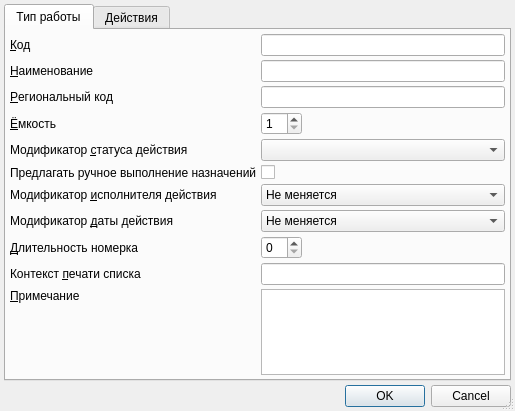
<?xml version="1.0" encoding="UTF-8"?>
<ui version="4.0">
 <class>ItemEditorDialog</class>
 <widget class="QDialog" name="ItemEditorDialog">
  <property name="geometry">
   <rect>
    <x>0</x>
    <y>0</y>
    <width>515</width>
    <height>411</height>
   </rect>
  </property>
  <property name="windowTitle">
   <string>Тип работы</string>
  </property>
  <property name="sizeGripEnabled">
   <bool>true</bool>
  </property>
  <layout class="QVBoxLayout" name="verticalLayout">
   <property name="spacing">
    <number>4</number>
   </property>
   <property name="margin">
    <number>4</number>
   </property>
   <item>
    <widget class="QTabWidget" name="tabWidget">
     <property name="currentIndex">
      <number>0</number>
     </property>
     <widget class="QWidget" name="tabJobType">
      <attribute name="title">
       <string>Тип работы</string>
      </attribute>
      <layout class="QGridLayout" name="gridLayout">
       <property name="margin">
        <number>4</number>
       </property>
       <property name="spacing">
        <number>4</number>
       </property>
       <item row="10" column="0">
        <widget class="QLabel" name="lblActionDateChanger">
         <property name="sizePolicy">
          <sizepolicy hsizetype="Maximum" vsizetype="Preferred">
           <horstretch>0</horstretch>
           <verstretch>0</verstretch>
          </sizepolicy>
         </property>
         <property name="text">
          <string>Модификатор &amp;даты действия</string>
         </property>
         <property name="buddy">
          <cstring>cmbActionDateChanger</cstring>
         </property>
        </widget>
       </item>
       <item row="10" column="1">
        <widget class="QComboBox" name="cmbActionDateChanger">
         <item>
          <property name="text">
           <string>Не меняется</string>
          </property>
         </item>
         <item>
          <property name="text">
           <string>Дата окончания</string>
          </property>
         </item>
        </widget>
       </item>
       <item row="0" column="1">
        <widget class="QLineEdit" name="edtCode"/>
       </item>
       <item row="2" column="0">
        <widget class="QLabel" name="lblRegionalCode">
         <property name="sizePolicy">
          <sizepolicy hsizetype="Maximum" vsizetype="Preferred">
           <horstretch>0</horstretch>
           <verstretch>0</verstretch>
          </sizepolicy>
         </property>
         <property name="text">
          <string>&amp;Региональный код</string>
         </property>
         <property name="buddy">
          <cstring>edtRegionalCode</cstring>
         </property>
        </widget>
       </item>
       <item row="2" column="1">
        <widget class="QLineEdit" name="edtRegionalCode"/>
       </item>
       <item row="7" column="1">
        <widget class="CActionStatusComboBox" name="cmbActionStatusChanger"/>
       </item>
       <item row="9" column="0">
        <widget class="QLabel" name="lblActionPersonChanger">
         <property name="sizePolicy">
          <sizepolicy hsizetype="Maximum" vsizetype="Preferred">
           <horstretch>0</horstretch>
           <verstretch>0</verstretch>
          </sizepolicy>
         </property>
         <property name="text">
          <string>Модификатор &amp;исполнителя действия</string>
         </property>
         <property name="buddy">
          <cstring>cmbActionPersonChanger</cstring>
         </property>
        </widget>
       </item>
       <item row="9" column="1">
        <widget class="QComboBox" name="cmbActionPersonChanger">
         <item>
          <property name="text">
           <string>Не меняется</string>
          </property>
         </item>
         <item>
          <property name="text">
           <string>Пользователь</string>
          </property>
         </item>
         <item>
          <property name="text">
           <string>Назначивший действие</string>
          </property>
         </item>
         <item>
          <property name="text">
           <string>Ответственный за событие</string>
          </property>
         </item>
        </widget>
       </item>
       <item row="15" column="0">
        <widget class="QLabel" name="lblNote">
         <property name="sizePolicy">
          <sizepolicy hsizetype="Maximum" vsizetype="Preferred">
           <horstretch>0</horstretch>
           <verstretch>0</verstretch>
          </sizepolicy>
         </property>
         <property name="text">
          <string>&amp;Примечание</string>
         </property>
         <property name="buddy">
          <cstring>edtNote</cstring>
         </property>
        </widget>
       </item>
       <item row="7" column="0">
        <widget class="QLabel" name="lblActionStatusChanger">
         <property name="sizePolicy">
          <sizepolicy hsizetype="Maximum" vsizetype="Preferred">
           <horstretch>0</horstretch>
           <verstretch>0</verstretch>
          </sizepolicy>
         </property>
         <property name="text">
          <string>Модификатор &amp;статуса действия</string>
         </property>
         <property name="buddy">
          <cstring>cmbActionStatusChanger</cstring>
         </property>
        </widget>
       </item>
       <item row="1" column="1">
        <widget class="QLineEdit" name="edtName"/>
       </item>
       <item row="0" column="0">
        <widget class="QLabel" name="lblCode">
         <property name="sizePolicy">
          <sizepolicy hsizetype="Maximum" vsizetype="Preferred">
           <horstretch>0</horstretch>
           <verstretch>0</verstretch>
          </sizepolicy>
         </property>
         <property name="text">
          <string>&amp;Код</string>
         </property>
         <property name="buddy">
          <cstring>edtCode</cstring>
         </property>
        </widget>
       </item>
       <item row="1" column="0">
        <widget class="QLabel" name="lblName">
         <property name="sizePolicy">
          <sizepolicy hsizetype="Maximum" vsizetype="Preferred">
           <horstretch>0</horstretch>
           <verstretch>0</verstretch>
          </sizepolicy>
         </property>
         <property name="text">
          <string>&amp;Наименование</string>
         </property>
         <property name="buddy">
          <cstring>edtName</cstring>
         </property>
        </widget>
       </item>
       <item row="16" column="0">
        <spacer name="verticalSpacer_2">
         <property name="orientation">
          <enum>Qt::Vertical</enum>
         </property>
         <property name="sizeHint" stdset="0">
          <size>
           <width>20</width>
           <height>40</height>
          </size>
         </property>
        </spacer>
       </item>
       <item row="15" column="1" rowspan="2">
        <widget class="QTextEdit" name="edtNote"/>
       </item>
       <item row="3" column="1">
        <widget class="QSpinBox" name="edtCapacity">
         <property name="sizePolicy">
          <sizepolicy hsizetype="Maximum" vsizetype="Fixed">
           <horstretch>0</horstretch>
           <verstretch>0</verstretch>
          </sizepolicy>
         </property>
         <property name="toolTip">
          <string>&lt;html&gt;&lt;head/&gt;&lt;body&gt;&lt;p&gt;Для групповых действий: максимальный размер группы&lt;/p&gt;&lt;p&gt;Для прочих: 1&lt;/p&gt;&lt;/body&gt;&lt;/html&gt;</string>
         </property>
         <property name="minimum">
          <number>1</number>
         </property>
         <property name="value">
          <number>1</number>
         </property>
        </widget>
       </item>
       <item row="3" column="0">
        <widget class="QLabel" name="lblCapacity">
         <property name="text">
          <string>&amp;Ёмкость</string>
         </property>
         <property name="buddy">
          <cstring>edtCapacity</cstring>
         </property>
        </widget>
       </item>
       <item row="12" column="0">
        <widget class="QLabel" name="lblListContext">
         <property name="sizePolicy">
          <sizepolicy hsizetype="Maximum" vsizetype="Preferred">
           <horstretch>0</horstretch>
           <verstretch>0</verstretch>
          </sizepolicy>
         </property>
         <property name="text">
          <string>Контекст &amp;печати списка</string>
         </property>
         <property name="buddy">
          <cstring>edtListContext</cstring>
         </property>
        </widget>
       </item>
       <item row="12" column="1">
        <widget class="QLineEdit" name="edtListContext"/>
       </item>
       <item row="11" column="0">
        <widget class="QLabel" name="lblTicketDuartion">
         <property name="sizePolicy">
          <sizepolicy hsizetype="Maximum" vsizetype="Preferred">
           <horstretch>0</horstretch>
           <verstretch>0</verstretch>
          </sizepolicy>
         </property>
         <property name="text">
          <string>&amp;Длительность номерка</string>
         </property>
         <property name="buddy">
          <cstring>edtTicketDuration</cstring>
         </property>
        </widget>
       </item>
       <item row="11" column="1">
        <widget class="QSpinBox" name="edtTicketDuration">
         <property name="sizePolicy">
          <sizepolicy hsizetype="Maximum" vsizetype="Fixed">
           <horstretch>0</horstretch>
           <verstretch>0</verstretch>
          </sizepolicy>
         </property>
         <property name="toolTip">
          <string>&lt;html&gt;&lt;head/&gt;&lt;body&gt;&lt;p&gt;Длительность выполнения работы, в днях&lt;/p&gt;&lt;/body&gt;&lt;/html&gt;</string>
         </property>
        </widget>
       </item>
       <item row="8" column="0">
        <widget class="QLabel" name="lblManualExecutionAssignments">
         <property name="text">
          <string>Предлагать ручное выполнение назначений</string>
         </property>
        </widget>
       </item>
       <item row="8" column="1">
        <widget class="QCheckBox" name="chkManualExecutionAssignments">
         <property name="text">
          <string/>
         </property>
        </widget>
       </item>
      </layout>
     </widget>
     <widget class="QWidget" name="tabActionTypes">
      <attribute name="title">
       <string>Действия</string>
      </attribute>
      <layout class="QVBoxLayout" name="verticalLayout_2">
       <property name="spacing">
        <number>4</number>
       </property>
       <property name="margin">
        <number>4</number>
       </property>
       <item>
        <widget class="CInDocTableView" name="tblJobTypeActions"/>
       </item>
      </layout>
     </widget>
    </widget>
   </item>
   <item>
    <widget class="QDialogButtonBox" name="buttonBox">
     <property name="standardButtons">
      <set>QDialogButtonBox::Cancel|QDialogButtonBox::Ok</set>
     </property>
    </widget>
   </item>
  </layout>
 </widget>
 <customwidgets>
  <customwidget>
   <class>CInDocTableView</class>
   <extends>QTableView</extends>
   <header>library/InDocTable.h</header>
  </customwidget>
  <customwidget>
   <class>CActionStatusComboBox</class>
   <extends>QComboBox</extends>
   <header location="global">Events/ActionStatus.h</header>
  </customwidget>
 </customwidgets>
 <tabstops>
  <tabstop>tabWidget</tabstop>
  <tabstop>edtCode</tabstop>
  <tabstop>edtName</tabstop>
  <tabstop>edtRegionalCode</tabstop>
  <tabstop>edtCapacity</tabstop>
  <tabstop>cmbActionStatusChanger</tabstop>
  <tabstop>chkManualExecutionAssignments</tabstop>
  <tabstop>cmbActionPersonChanger</tabstop>
  <tabstop>cmbActionDateChanger</tabstop>
  <tabstop>edtTicketDuration</tabstop>
  <tabstop>edtListContext</tabstop>
  <tabstop>edtNote</tabstop>
  <tabstop>tblJobTypeActions</tabstop>
  <tabstop>buttonBox</tabstop>
 </tabstops>
 <resources/>
 <connections>
  <connection>
   <sender>buttonBox</sender>
   <signal>accepted()</signal>
   <receiver>ItemEditorDialog</receiver>
   <slot>accept()</slot>
   <hints>
    <hint type="sourcelabel">
     <x>260</x>
     <y>371</y>
    </hint>
    <hint type="destinationlabel">
     <x>256</x>
     <y>180</y>
    </hint>
   </hints>
  </connection>
  <connection>
   <sender>buttonBox</sender>
   <signal>rejected()</signal>
   <receiver>ItemEditorDialog</receiver>
   <slot>reject()</slot>
   <hints>
    <hint type="sourcelabel">
     <x>260</x>
     <y>371</y>
    </hint>
    <hint type="destinationlabel">
     <x>256</x>
     <y>180</y>
    </hint>
   </hints>
  </connection>
 </connections>
</ui>
